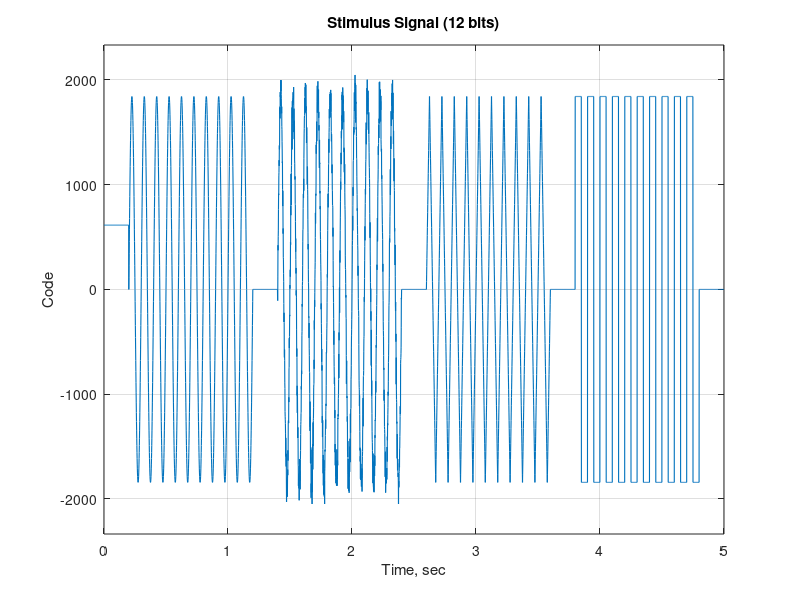

The MATLAB source for this figure:
%================================================================================
%       The script is a designed to generate a multi-segment stimulus signal.
%       The bit depth, sign, and length of stimulus segments can be adjusted
%       using variables.
%
%       Variables:
%           bits - Signal Bit Depth;
%           is_signed - Signal Significance;
%           fs - Sampling Frequency;
%           f_sig - Signal Frequency;
%           A - Amplitude;
%           N_sine - Number of Sine Samples;
%           noise_std - Standart Deviation of Noise;
%           pulse_duty - Pulse Duty Cycle;
%           N_segment(1,3,5,7,9) - Number of samples of the n Hold Cycle;
%           value_segment(1,3,5,7,9) - Hold Cycle Hold Value;
%           OutFile - Path to the Output File.
%
%       Upon completion of the script, a file containing the recorded stimulus
%       samples in decimal nonation will be created at the path specified in
%       the OutFile variable. A graph of the generated stimulus signal will
%       also be displayed.
%================================================================================

clear; clc;

%================================================================================
%% Main Parameters
%================================================================================
bits = 12; % Signal Bit Depth
is_signed = true;   % Signal Significance
fs = 1000; % Sampling Frequency
f_sig = 10; % Signal Frequency
N_sine = 1000; % Number of Sine Samples
A = 0.9; % Amplitude

noise_std = 0.05; % Standart Deviation of Noise

pulse_duty = 0.5; % Pulse Duty Cycle

N_segment1 = 200; % Number of samples of the first Hold Cycle
value_segment1 = 0.3; % First Hold Cycle Hold Value
N_segment3 = 200;  % Number of samples of the second Hold Cycle
value_segment3 = 0; % Second Hold Cycle Hold Value
N_segment5 = 200;  % Number of samples of the third Hold Cycle
value_segment5 = 0; % Third Hold Cycle Hold Value
N_segment7 = 200;  % Number of samples of the fourth Hold Cycle
value_segment7 = 0; % Fourth Hold Cycle Hold Value
N_segment9 = 200;  % Number of samples of the fifth Hold Cycle
value_segment9 = 0; % Fifth Hold Cycle Hold Value

OutFile = 'stimulus.txt'; % Path to the Output File

%================================================================================
%% MAX and MIN value depending on th sign
%================================================================================
if is_signed
    max_code = 2^(bits - 1) - 1;
    min_code = -2^(bits - 1);
else
    max_code = 2^bits - 1;
    min_code = 0;
end

%================================================================================
%% Functions
%================================================================================
quantize_double = @(val_frac) round((is_signed * (val_frac * max_code) + (~is_signed) * (max_code / 2 + val_frac * max_code/2)));
clip = @(x) min(max(x, min_code), max_code);

%================================================================================
%% Sine Wave Segment
%================================================================================
t = (0:N_sine - 1) / fs;
sine_wave = A * sin(2 * pi * f_sig * t);
segment2 = clip(quantize_double(sine_wave));

%================================================================================
%% Noisy Sine Wave Segment
%================================================================================
noise = noise_std * randn(1, N_sine);
sine_noisy = A * sin(2 * pi * f_sig * t) + noise;
segment4 = clip(quantize_double(sine_noisy));

%================================================================================
%% Triangular Wave Segment
%================================================================================
tri_wave = (2/pi) * asin(sin(2 * pi * f_sig * t));
tri_wave = A * tri_wave;
segment6 = clip(quantize_double(tri_wave));

%================================================================================
%% Pulse Segment
%================================================================================
pulse_wave = A * (2 * (mod(t * f_sig, 1) < pulse_duty) - 1);
segment8 = clip(quantize_double(pulse_wave));

%================================================================================
%% Hodl Segments
%================================================================================
segment1 = clip(quantize_double(value_segment1)) * ones(1, N_segment1);
segment3 = clip(quantize_double(value_segment3)) * ones(1, N_segment3);
segment5 = clip(quantize_double(value_segment5)) * ones(1, N_segment5);
segment7 = clip(quantize_double(value_segment7)) * ones(1, N_segment7);
segment9 = clip(quantize_double(value_segment9)) * ones(1, N_segment9);

%================================================================================
%% Stimulus Generation
%================================================================================
stimulus = [segment1, segment2, segment3, segment4, segment5, segment6, segment7, segment8, segment9];
N_total = length(stimulus);

%================================================================================
%% Writing Stimulus to the file
%================================================================================
fid = fopen(OutFile, 'w');
if fid < 0
    error('Failed to open file for writing: %s', OutFile);
end

for k = 1 : N_total
    fprintf(fid, '%d\n', stimulus(k));
end

fclose(fid);

%================================================================================
%% Output Signal graph
%================================================================================
t_in = (0:length(stimulus) - 1) / fs;

figure;
plot(t_in, stimulus, 'LineWidth', 0.8);
xlabel('Time, sec');
ylabel('Code');
title(sprintf('Stimulus Signal (%d bits)', bits));
grid on;
ylim padded;
